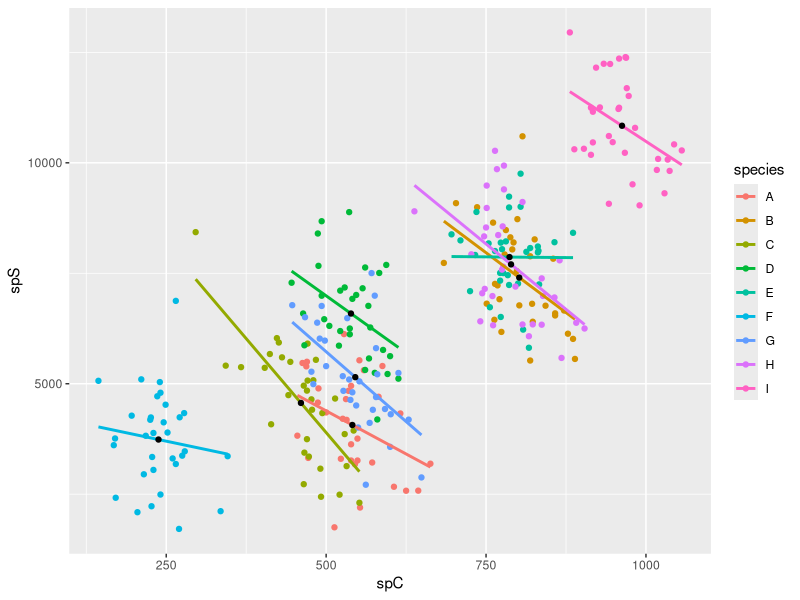
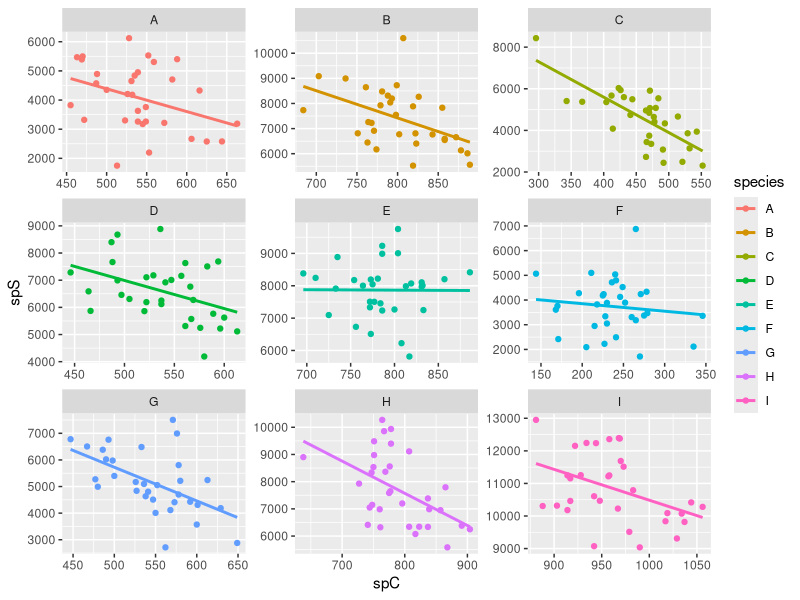
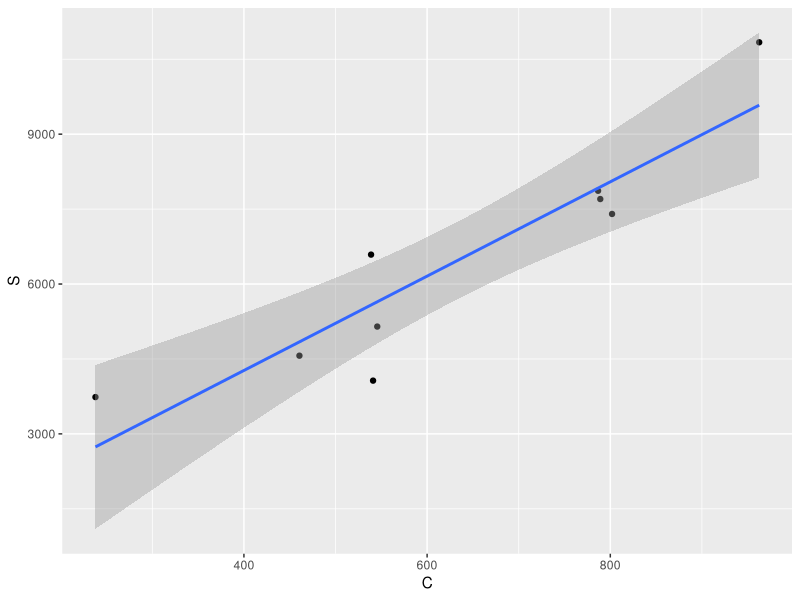

Reproduce these figures in R, in order.
#how do you analyze data that varies in effect direction at different scales? Ex/across all species, the relationship between sporangia and chlamydospres is negative, but within species, it is positive?
#create fake data to explore it

library(dplyr)
library(ggplot2)
library(lme4)
library(emmeans)

#relationship within each of the species is positive, but the relationship among species is negative
N=9
meanC <- sample(100:1000, N)
f <- function(x, n){
  spC <- rnorm(n, meanC[x], 50) %>% round #generate n samples with chlamydospore counts normally distr. around the mean
  mu <- rnorm(1, 20*mean(spC), 1000) #the species intercepts are positively relatived to the mean chlamydospore counts
  spS <- rnorm(n,mu + (-10)*spC, 1000) %>% round #generate n samples with sporangia counts normally distr. around the mean (int + x*chlam)
  species <- rep(LETTERS[x], length(spS))
  data.frame(species, spS, spC)
}
df <- lapply(1:N,function(x) f(x,32)) %>% bind_rows()
df1 <- df %>% group_by(species) %>%  summarise(S=mean(spS), C=mean(spC))
ggplot(df, aes(spC, spS, group=species, color=species))+
  geom_point()+
  geom_smooth(method='lm', se = F)+
  geom_point(data=df1, aes(C, S), color="black")
ggplot(df, aes(spC, spS, group=species, color=species))+
  geom_point()+
  geom_smooth(method='lm', se = F)+
  facet_wrap(~species, scales = "free")

#how would you analyze this? 
head(df)
m1 <- lm(spS ~ spC*species, data=df)
summary(m1) #this model says that at the species level, there's neg relationship between C and S (-5) and the species estimates refer to the differences in intercepts (mean values of S)
emtrends(m1, pairwise ~ species, var = "spC")
#how do you measure the relationship between S and C across all species? The output still says it's a neg. relationship after treating species as a random effect. Do you need to manually aggregate the data?
m2 <- lmer(spS ~ spC + (1|species), data=df)
summary(m2)
cim2 <- confint.merMod(m2, method = 'boot')

#data grouped by species. this would work if each species has the same number of individuals, but what about an unbalanced design? surely you would want to weight the ones with more samples.
m3 <- lm(S ~ C, df1)
summary(m3)
ggplot(df1, aes(C, S))+
  geom_point()+
  geom_smooth(method='lm')
